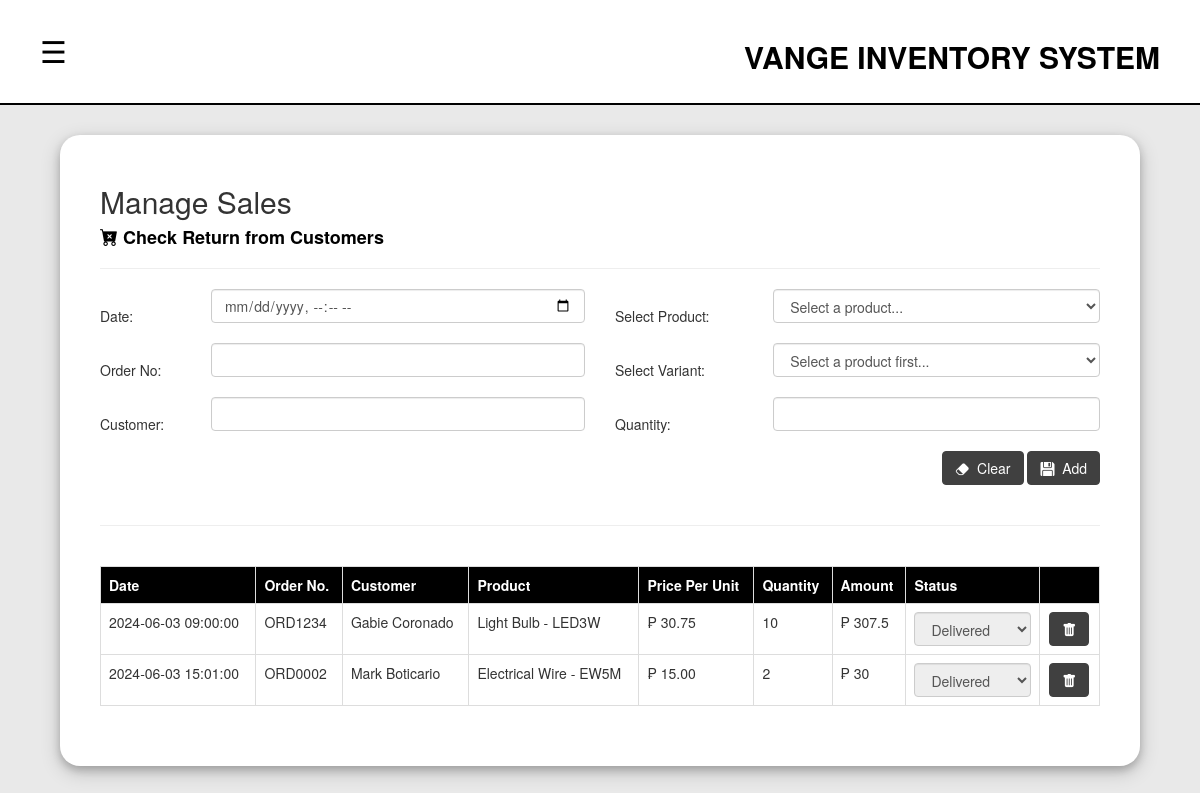
The page /sales.php (signed in) on the database its author committed.
### tables this page shows
CREATE TABLE `sales_orders` (
  `id` int(11) NOT NULL,
  `order_no` varchar(50) DEFAULT NULL,
  `customer_name` varchar(100) DEFAULT NULL,
  `order_date` datetime DEFAULT current_timestamp(),
  `product_variant_id` int(11) DEFAULT NULL,
  `quantity` int(11) DEFAULT NULL,
  `status` enum('pending','shipped','delivered','cancelled') DEFAULT NULL
);

CREATE TABLE `products` (
  `id` int(11) NOT NULL,
  `code` varchar(50) NOT NULL,
  `name` varchar(100) NOT NULL,
  `description` text DEFAULT NULL,
  `category_id` int(11) NOT NULL,
  `tags` varchar(255) DEFAULT NULL,
  `discount` decimal(10,2) DEFAULT 0.00,
  `reorder_point` int(11) NOT NULL DEFAULT 0,
  `created_at` timestamp NOT NULL DEFAULT current_timestamp()
);

CREATE TABLE `product_variants` (
  `id` int(11) NOT NULL,
  `product_id` int(11) DEFAULT NULL,
  `variant_name` varchar(100) DEFAULT NULL,
  `variant_desc` text DEFAULT NULL,
  `price` decimal(10,2) NOT NULL DEFAULT 0.00,
  `created_at` timestamp NOT NULL DEFAULT current_timestamp()
);

### sales.php (the view, shortened to what this page needs)
<?php
    include("navbar.php");
?>
<!DOCTYPE html>
<html lang="en">
<head>
</head>
<body>
    <div class="content_container">
        <h2>Manage Sales</h2>
        <h4><a href="customerreturn.php"><i class="bi bi-cart-x-fill"></i> Check Return from Customers</a></h4>
        <hr>
        <div class="row">
        <form action="sales.php" method="get">
            <div class="col-lg-6">
                <table width="100%">
                    <tr>
                        <td>Date: <br></td>
                        <td><input type="datetime-local" name="txt_date" id="txt_date" class="txt_input form-control"><br></td>
                    </tr>
                    <tr>
                        <td>Order No: <br></td>
                        <td><input type="text" name="txt_order_no" id="txt_order_no" class="txt_input form-control"><br></td>
                    </tr>
                    <tr>
                        <td>Customer: <br></td>
                        <td><input type="text" name="txt_customer" id="txt_customer" class="txt_input form-control"><br></td>
                    </tr>
                </table>
            </div>
            <div class="col-lg-6">
            <table width="100%">
                    <tr>
                        <td>Select Product: <br></td>
                        <td><select name="slct_product" id="slct_product" class="form-control">
                            <option value="">Select a product...</option>
                        </select><br></td>
                    </tr>
                    <tr>
                        <td>Select Variant: <br> </td>
                        <td><select name="slct_prodvariant" id="slct_prodvariant" class="txt_input form-control">
                            <option value="">Select a product first...</option>
                        </select><br></td>
                    </tr>
                    <tr>
                        <td>Quantity: <br></td>
                        <td><input type="number" name="txt_qty" id="txt_qty" class="txt_input form-control"><br></td>
                    </tr>
                    <tr>
                        <td colspan="2" style="text-align: right;">
                            <button type='button' class='btn btn-danger btn_clear'> <i class='bi bi-eraser-fill'></i> &nbsp;Clear</button>
                            <button type='submit' class='btn btn-success'><i class='bi bi-floppy-fill'></i> &nbsp;Add</button>
                        </td>
                    </tr>
                </table>
            </div>
        </form>
        </div>
        <br><hr><br>
        <div class="record_table">
        <table width="100%" class="table table-bordered">
            <tr>
                <th>Date</th>
                <th>Order No.</th>
                <th>Customer</th>
                <th>Product</th>
                <th>Price Per Unit</th>
                <th>Quantity</th>
                <th>Amount</th>
                <th>Status</th>
                <th></th>
            </tr>
            <?php
                $result = $conn->query("select sales_orders.id as sales_id, sales_orders.order_date, sales_orders.order_no, sales_orders.customer_name, sales_orders.quantity, sales_orders.status, products.name as product_name, product_variants.variant_name, product_variants.price from sales_orders, product_variants, products where sales_orders.product_variant_id = product_variants.id and product_variants.product_id = products.id");
                while($row = $result->fetch_assoc()){
                    echo "<tr>
                        <td>$row[order_date]</td>
                        <td>$row[order_no]</td>
                        <td>$row[customer_name]</td>
                        <td>$row[product_name] - $row[variant_name]</td>
                        <td>₱ $row[price]</td>
                        <td>$row[quantity]</td>
                        <td>₱ ".$row["price"]*$row["quantity"]."</td>
                        <td><select name='slct_status' id='slct_status$row[sales_id]' class='slct_status form-control' sales_id='$row[sales_id]'";
                        if($row["status"] == "delivered" || $row["status"] == "cancelled"){
                            echo "disabled";
                        }
                        echo">
                            <option value='pending'";
                                if($row["status"] == "pending"){
                                    echo "selected";
                                }
                            echo ">Pending</option>
                            <option value='shipped'";
                                if($row["status"] == "shipped"){
                                    echo "selected";
                                }
                            echo ">Shipped</option>
                            <option value='delivered'";
                            if($row["status"] == "delivered"){
                                echo "selected";
                            }
                             echo ">Delivered</option>
                            <option value='cancelled'";
                            echo ">Cancelled</option>
                        </select></td>
                        <td><center><button type='button' class='btn btn-danger btn_sales_del' sales_id='$row[sales_id]'><i class='bi bi-trash-fill'></i></button></center></td>
                    </tr>";
                }
            ?>
        </table>
        </div>
    </div>
</body>
</html>

### navbar.php (shortened to what this page needs)
<!DOCTYPE html>
<html lang="en">
<head>
    <link rel="stylesheet" href="https://maxcdn.bootstrapcdn.com/bootstrap/3.4.1/css/bootstrap.min.css">
    <link rel="stylesheet" href="https://cdn.jsdelivr.net/npm/bootstrap-icons@1.11.1/font/bootstrap-icons.css">
    <link rel="stylesheet" href="style.css">
</head>
<body>
    <div class="header">
    <table width="100%">
        <tr>
            <td><span class="navbar-btn" onclick="openNav()">&#9776;</span></td>
            <td style='text-align:right'><h2><b>VANGE INVENTORY SYSTEM</b></h2></td>
        </tr>
    </table>
    </div>
</body>
</html>

### style.css (style rules this page uses)
body { overflow-x: hidden; background-color: rgb(233, 233, 233); }
a, a:active, a:visited, a:link { text-decoration: none; color: black; }
.header { padding: 20px; padding-left: 40px; padding-right: 40px; color: black; border-bottom: 2px solid black; background-color: white; }
.navbar-btn { font-size: 30px; cursor: pointer; top: 15px; left: 15px; z-index: 1; }
.table-bordered tr th { background-color: black; color: white; }
.content_container { padding: 40px; padding-top: 30px; width: 100%; box-shadow: 0 4px 8px 0 rgba(0, 0, 0, 0.2), 0 6px 20px 0 rgba(0, 0, 0, 0.19); width: 90%; margin: 0 auto; margin-top: 30px; margin-bottom: 30px; border-radius: 20px; background-color: white; }
h4 { font-weight: bold; }
.all_products, .record_table { overflow-x: auto; }
.btn { background-color: rgb(64, 64, 64); border-color: rgb(64, 64, 64); color: white; transition: 0.5s ease }

### rows shown on the page
sales_orders: order_date "2024-06-03 09:00:00", order_no "ORD1234", customer_name "Gabie Coronado", products.name "Light Bulb", product_variant.variant_name "LED3W", product_variant.price "30.75", quantity "10", $row["price"]*$row["quantity"] "307.5", slct_status "Delivered"
sales_orders: order_date "2024-06-03 15:01:00", order_no "ORD0002", customer_name "Mark Boticario", products.name "Electrical Wire", product_variant.variant_name "EW5M", product_variant.price "15.00", quantity "2", $row["price"]*$row["quantity"] "30", slct_status "Delivered"
